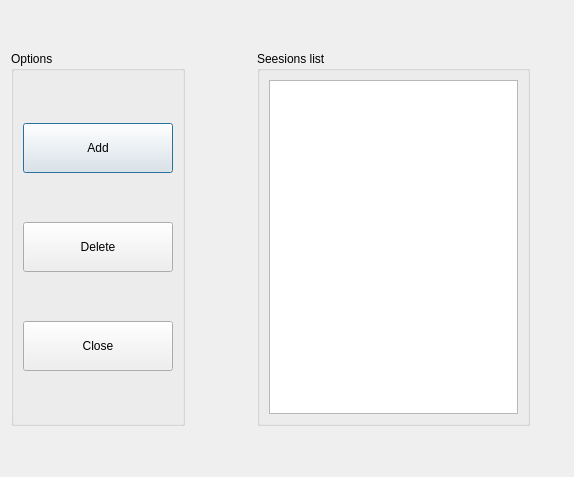
<?xml version="1.0" encoding="UTF-8"?>
<ui version="4.0">
 <class>sessions_management</class>
 <widget class="QDialog" name="sessions_management">
  <property name="geometry">
   <rect>
    <x>0</x>
    <y>0</y>
    <width>574</width>
    <height>477</height>
   </rect>
  </property>
  <property name="windowTitle">
   <string>Esprit-RP : session management</string>
  </property>
  <property name="styleSheet">
   <string notr="true"/>
  </property>
  <layout class="QVBoxLayout" name="verticalLayout_5">
   <item>
    <layout class="QHBoxLayout" name="horizontalLayout_2">
     <item>
      <layout class="QVBoxLayout" name="verticalLayout">
       <item>
        <spacer name="verticalSpacer_4">
         <property name="orientation">
          <enum>Qt::Vertical</enum>
         </property>
         <property name="sizeType">
          <enum>QSizePolicy::Preferred</enum>
         </property>
         <property name="sizeHint" stdset="0">
          <size>
           <width>20</width>
           <height>40</height>
          </size>
         </property>
        </spacer>
       </item>
       <item>
        <widget class="QGroupBox" name="groupBox_options">
         <property name="title">
          <string>Options</string>
         </property>
         <layout class="QVBoxLayout" name="verticalLayout_3">
          <item>
           <widget class="QPushButton" name="button_add">
            <property name="minimumSize">
             <size>
              <width>150</width>
              <height>50</height>
             </size>
            </property>
            <property name="text">
             <string>Add</string>
            </property>
           </widget>
          </item>
          <item>
           <widget class="QPushButton" name="button_delete">
            <property name="minimumSize">
             <size>
              <width>150</width>
              <height>50</height>
             </size>
            </property>
            <property name="text">
             <string>Delete</string>
            </property>
           </widget>
          </item>
          <item>
           <widget class="QPushButton" name="button_close">
            <property name="minimumSize">
             <size>
              <width>150</width>
              <height>50</height>
             </size>
            </property>
            <property name="text">
             <string>Close</string>
            </property>
           </widget>
          </item>
         </layout>
        </widget>
       </item>
       <item>
        <spacer name="verticalSpacer">
         <property name="orientation">
          <enum>Qt::Vertical</enum>
         </property>
         <property name="sizeType">
          <enum>QSizePolicy::Preferred</enum>
         </property>
         <property name="sizeHint" stdset="0">
          <size>
           <width>20</width>
           <height>40</height>
          </size>
         </property>
        </spacer>
       </item>
      </layout>
     </item>
     <item>
      <spacer name="horizontalSpacer_2">
       <property name="orientation">
        <enum>Qt::Horizontal</enum>
       </property>
       <property name="sizeType">
        <enum>QSizePolicy::Preferred</enum>
       </property>
       <property name="sizeHint" stdset="0">
        <size>
         <width>40</width>
         <height>20</height>
        </size>
       </property>
      </spacer>
     </item>
     <item>
      <spacer name="horizontalSpacer_3">
       <property name="orientation">
        <enum>Qt::Horizontal</enum>
       </property>
       <property name="sizeHint" stdset="0">
        <size>
         <width>40</width>
         <height>20</height>
        </size>
       </property>
      </spacer>
     </item>
     <item>
      <layout class="QVBoxLayout" name="verticalLayout_2">
       <item>
        <spacer name="verticalSpacer_3">
         <property name="orientation">
          <enum>Qt::Vertical</enum>
         </property>
         <property name="sizeType">
          <enum>QSizePolicy::Preferred</enum>
         </property>
         <property name="sizeHint" stdset="0">
          <size>
           <width>20</width>
           <height>40</height>
          </size>
         </property>
        </spacer>
       </item>
       <item>
        <widget class="QGroupBox" name="groupBox_session_list">
         <property name="title">
          <string>Seesions list</string>
         </property>
         <layout class="QVBoxLayout" name="verticalLayout_4">
          <item>
           <widget class="QListView" name="list_session">
            <property name="selectionBehavior">
             <enum>QAbstractItemView::SelectItems</enum>
            </property>
           </widget>
          </item>
         </layout>
        </widget>
       </item>
       <item>
        <spacer name="verticalSpacer_2">
         <property name="orientation">
          <enum>Qt::Vertical</enum>
         </property>
         <property name="sizeType">
          <enum>QSizePolicy::Preferred</enum>
         </property>
         <property name="sizeHint" stdset="0">
          <size>
           <width>20</width>
           <height>40</height>
          </size>
         </property>
        </spacer>
       </item>
      </layout>
     </item>
     <item>
      <spacer name="horizontalSpacer">
       <property name="orientation">
        <enum>Qt::Horizontal</enum>
       </property>
       <property name="sizeType">
        <enum>QSizePolicy::Preferred</enum>
       </property>
       <property name="sizeHint" stdset="0">
        <size>
         <width>40</width>
         <height>20</height>
        </size>
       </property>
      </spacer>
     </item>
    </layout>
   </item>
  </layout>
 </widget>
 <resources/>
 <connections/>
</ui>
